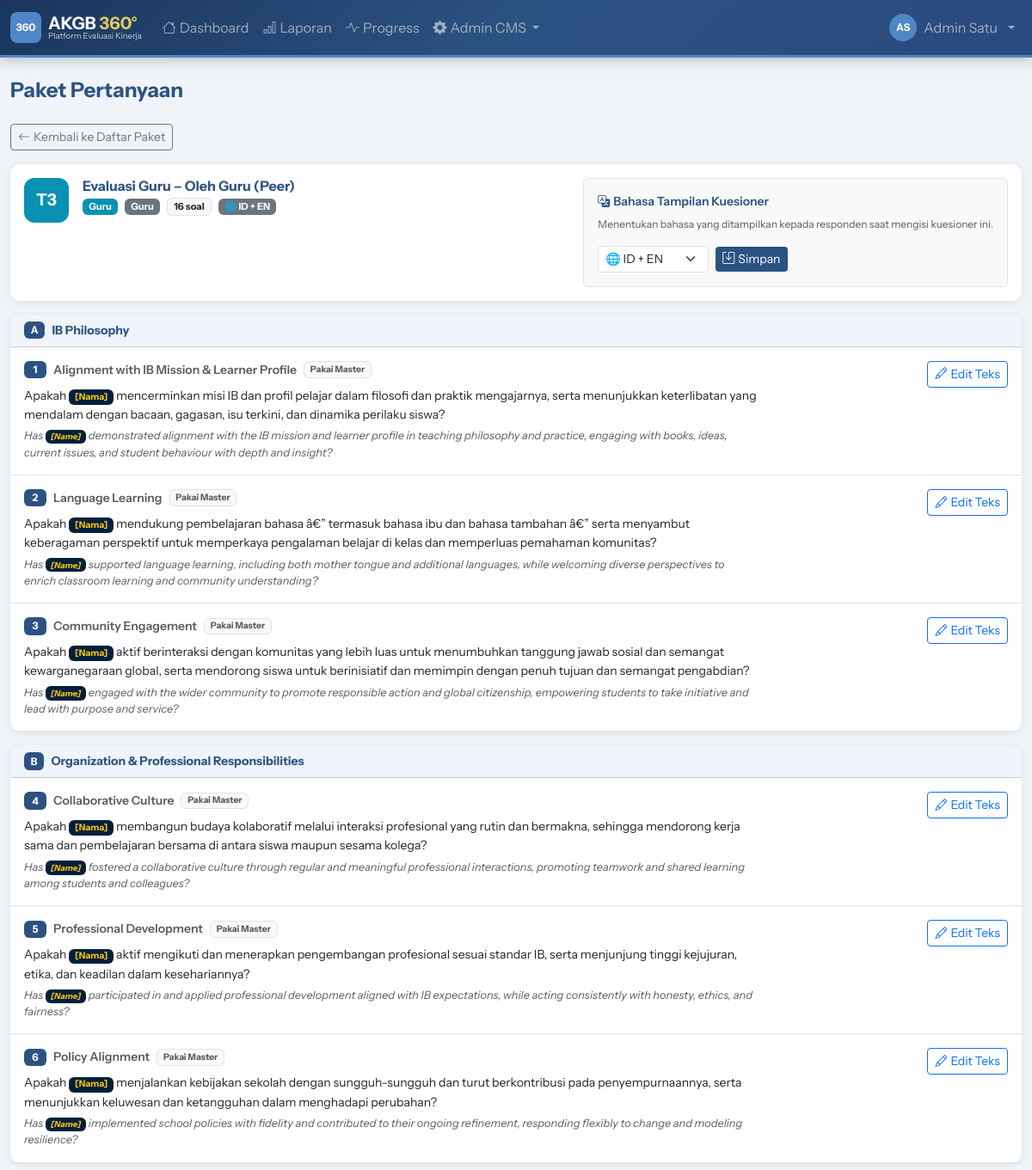
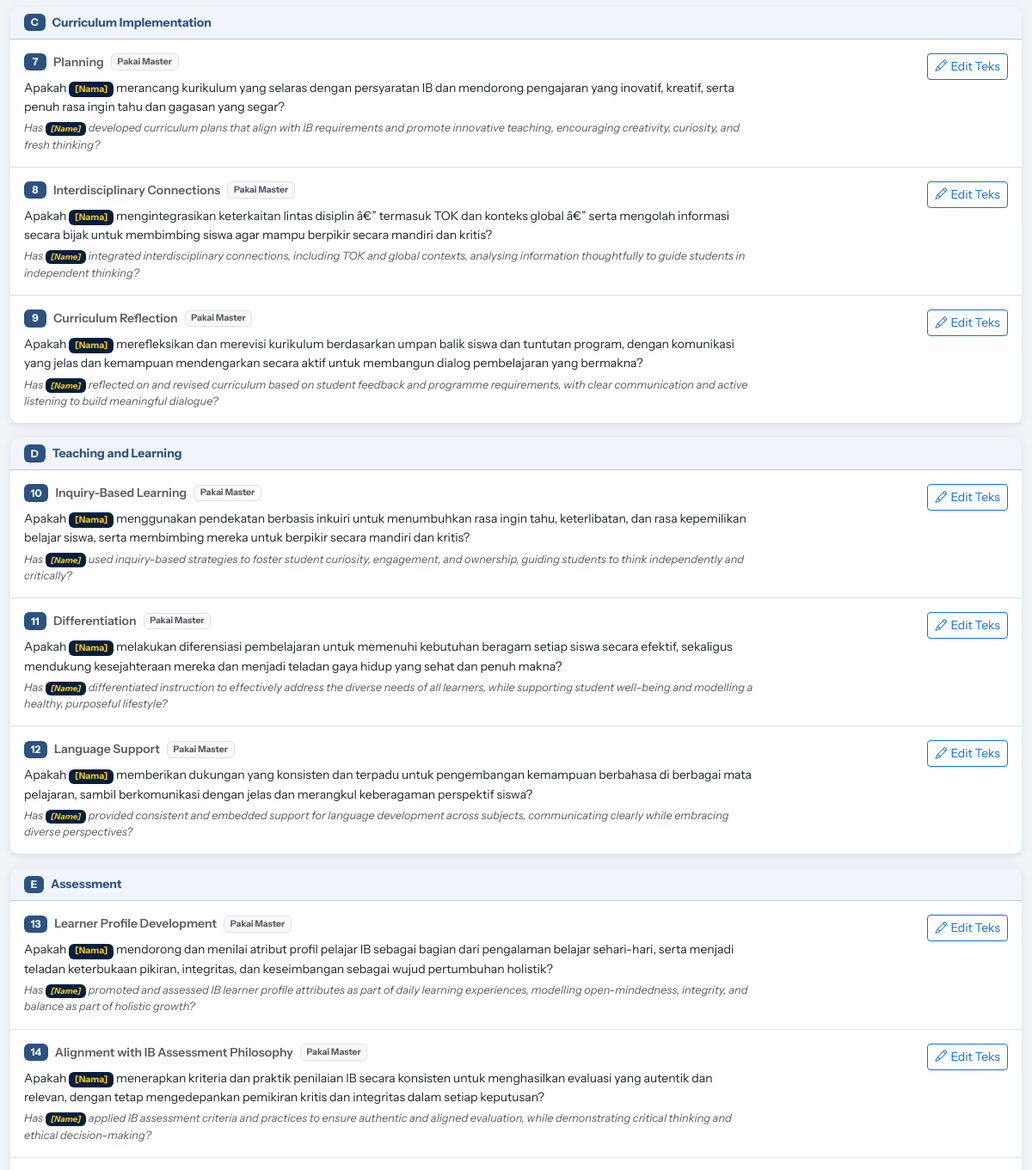
The page /demo/admin/questions_packages.php?pkg=9&et=teacher (signed in, upper part) on the database as committed earlier (2 pictures, top to bottom).
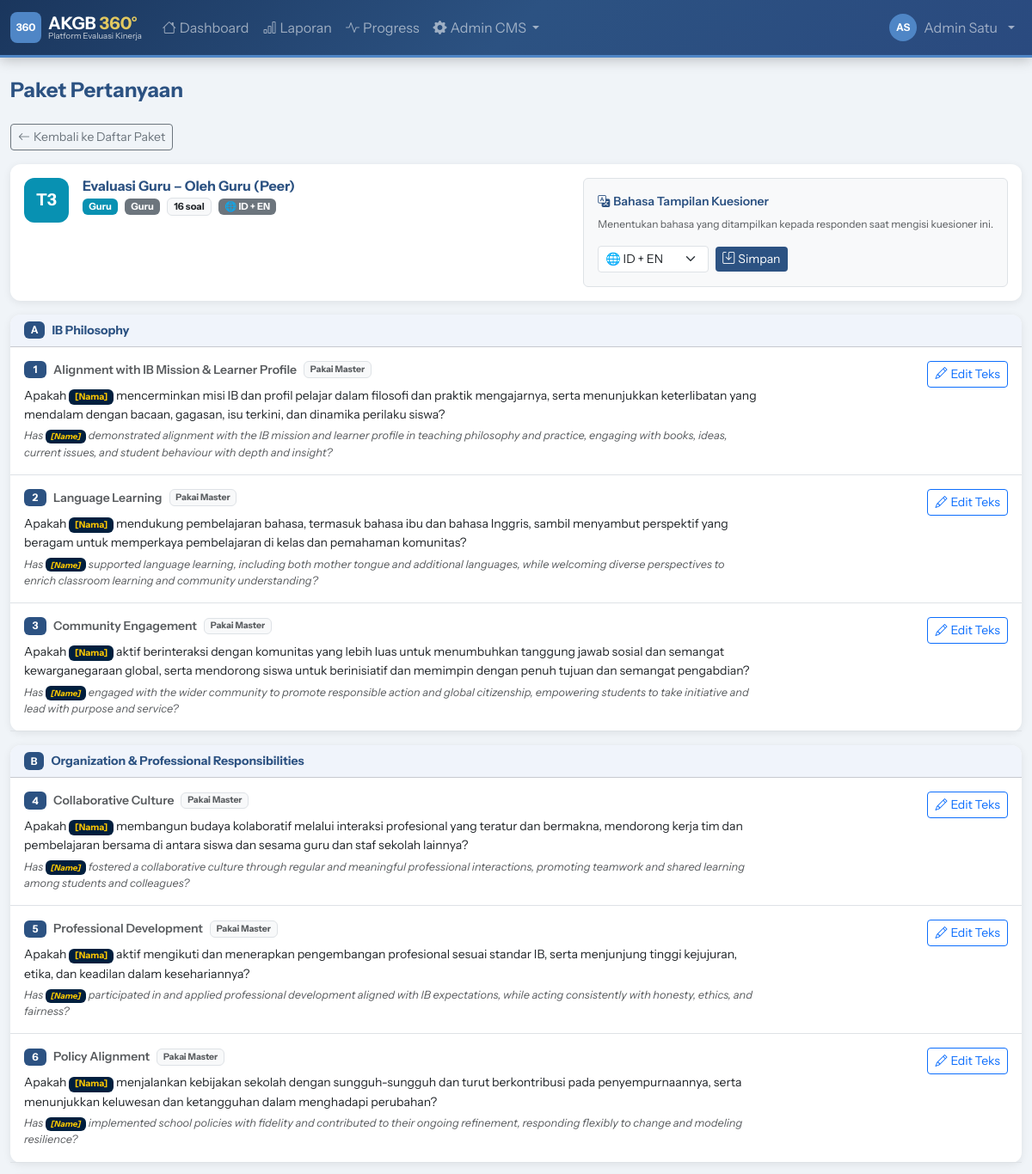
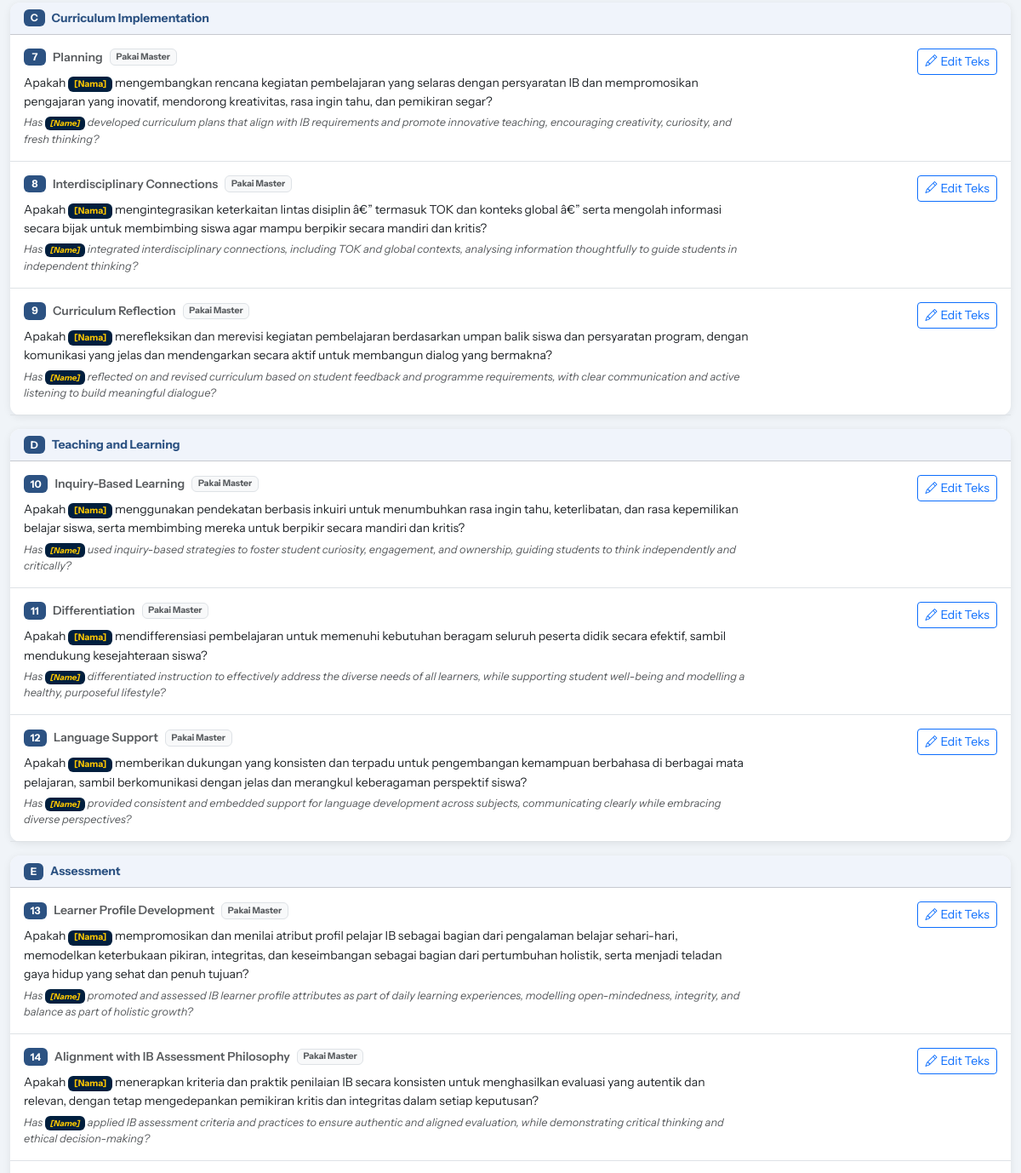
The same page on the database as committed later (2 pictures, top to bottom).
### tables this page shows
CREATE TABLE `package_questions` (
  `id` int NOT NULL AUTO_INCREMENT,
  `package_id` int NOT NULL,
  `question_id` int NOT NULL,
  `question_id_text_override` text COMMENT 'Override teks ID untuk paket ini (NULL = pakai master)',
  `question_en_text_override` text COMMENT 'Override teks EN untuk paket ini (NULL = pakai master)',
  `order_num` int DEFAULT '0',
  PRIMARY KEY (`id`),
  KEY `package_id` (`package_id`),
  KEY `question_id` (`question_id`),
  CONSTRAINT `package_questions_ibfk_1` FOREIGN KEY (`package_id`) REFERENCES `packages` (`id`) ON DELETE CASCADE,
  CONSTRAINT `package_questions_ibfk_2` FOREIGN KEY (`question_id`) REFERENCES `questions` (`id`)
);

CREATE TABLE `questions` (
  `id` int NOT NULL AUTO_INCREMENT,
  `standard_id` int NOT NULL,
  `question_id_text` text NOT NULL,
  `question_en_text` text NOT NULL,
  PRIMARY KEY (`id`),
  KEY `standard_id` (`standard_id`),
  CONSTRAINT `questions_ibfk_1` FOREIGN KEY (`standard_id`) REFERENCES `standards` (`id`)
);

CREATE TABLE `standards` (
  `id` int NOT NULL AUTO_INCREMENT,
  `domain_id` int NOT NULL,
  `name` varchar(250) NOT NULL,
  `description` text,
  `extended_description` text,
  `elaboration_id` text,
  `elaboration_en` text,
  `order_num` int DEFAULT '0',
  PRIMARY KEY (`id`),
  KEY `domain_id` (`domain_id`),
  CONSTRAINT `standards_ibfk_1` FOREIGN KEY (`domain_id`) REFERENCES `domains` (`id`)
);

### public_html/demo/includes/db.php (called while the page is built, shortened)
<?php
class Database {
    private static ?PDO $instance = null;
    public static function getInstance(): PDO {
        if (self::$instance === null) {
            $dsn = "mysql:host=" . DB_HOST . ";dbname=" . DB_NAME . ";charset=" . DB_CHARSET;
            $options = [
                PDO::ATTR_ERRMODE            => PDO::ERRMODE_EXCEPTION,
                PDO::ATTR_DEFAULT_FETCH_MODE => PDO::FETCH_ASSOC,
                PDO::ATTR_EMULATE_PREPARES   => false,
            ];
            try {
                self::$instance = new PDO($dsn, DB_USER, DB_PASS, $options);
            } catch (PDOException $e) {
                die(json_encode(['error' => 'Database connection failed: ' . $e->getMessage()]));
            }
        }
        return self::$instance;
    }
    public static function query(string $sql, array $params = []): PDOStatement {
        $stmt = self::getInstance()->prepare($sql);
        $stmt->execute($params);
        return $stmt;
    }
    public static function fetchAll(string $sql, array $params = []): array {
        return self::query($sql, $params)->fetchAll();
    }
    public static function fetchOne(string $sql, array $params = []): ?array {
        $row = self::query($sql, $params)->fetch();
        return $row ?: null;
    }
}

### public_html/demo/includes/functions.php (called while the page is built, shortened)
<?php
function h(string $s = ''): string {
    return htmlspecialchars($s, ENT_QUOTES, 'UTF-8');
}

### public_html/demo/admin/questions_packages.php (the view, shortened to what the changed rows need)
<?php
require_once __DIR__ . '/../includes/db.php';
require_once __DIR__ . '/../includes/functions.php';
require_once __DIR__ . '/../includes/layout.php';
$viewPkg  = (int)($_GET['pkg'] ?? 0);
$pkgDetail    = null;
$pkgQuestions = [];
if ($viewPkg) {
    $pkgDetail = Database::fetchOne("
        SELECT p.*, et.name as et_name, pw.weight
        FROM packages p
        JOIN eval_types et ON et.id = p.eval_type_id
        LEFT JOIN package_weights pw ON pw.package_id = p.id
        WHERE p.id = ?
    ", [$viewPkg]);
    if ($pkgDetail) {
        $rows = Database::fetchAll("
            SELECT
                pq.id as pq_id, pq.order_num,
                pq.question_id_text_override,
                pq.question_en_text_override,
                q.id as q_id,
                q.question_id_text as master_id,
                q.question_en_text as master_en,
                s.id as s_id, s.name as s_name,
                d.name as d_name, d.code as d_code
            FROM package_questions pq
            JOIN questions q ON pq.question_id = q.id
            JOIN standards s ON q.standard_id = s.id
            JOIN domains d ON s.domain_id = d.id
            WHERE pq.package_id = ?
            ORDER BY pq.order_num
        ", [$viewPkg]);
        $byDomain = [];
        foreach ($rows as $r) {
            $byDomain[$r['d_code']]['name']  = $r['d_name'];
            $byDomain[$r['d_code']]['code']  = $r['d_code'];
            $byDomain[$r['d_code']]['items'][] = $r;
        }
        $pkgQuestions = $byDomain;
    }
}
if ($viewPkg && $pkgDetail):
    $currentLang = $pkgDetail['question_lang'] ?? 'both';
?>
<?php $qNum = 0; foreach ($pkgQuestions as $dCode => $domain): ?>
<div class="card mb-3">
  <div class="card-header py-2 d-flex align-items-center gap-2" style="background:#f0f4fb">
    <span class="badge badge-navy"><?= h($domain['code']) ?></span>
    <strong class="text-navy small"><?= h($domain['name']) ?></strong>
  </div>
  <div class="card-body p-0">
    <?php foreach ($domain['items'] as $q):
      $qNum++;
      $activeId   = $q['question_id_text_override'] ?: $q['master_id'];
      $activeEn   = $q['question_en_text_override'] ?: $q['master_en'];
      $isOverride = !empty($q['question_id_text_override']);
    ?>
    <div class="border-bottom px-3 py-3">
      <div class="row align-items-start">
        <div class="col-md-9">
          <div class="d-flex align-items-center gap-2 mb-2">
            <span class="badge badge-navy" style="min-width:26px"><?= $qNum ?></span>
            <span class="small fw-semibold text-muted"><?= h($q['s_name']) ?></span>
            <?php if ($isOverride): ?>
            <span class="badge bg-warning text-dark" style="font-size:.65rem">Adaptasi Paket</span>
            <?php else: ?>
            <span class="badge bg-light text-muted border" style="font-size:.65rem">Pakai Master</span>
            <?php endif; ?>
          </div>
          <?php if (in_array($currentLang, ['both','id'])): ?>
          <p class="mb-1 small" style="line-height:1.6">
            <?= str_replace('[Nama]','<span class="badge" style="background:#001f3e;color:#ffc901">[Nama]</span>',h($activeId)) ?>
          </p>
          <?php endif; ?>
          <?php if (in_array($currentLang, ['both','en']) && $activeEn): ?>
          <p class="mb-0 text-muted" style="font-size:.8rem;font-style:italic">
            <?= str_replace('[Name]','<span class="badge" style="background:#001f3e;color:#ffc901">[Name]</span>',h($activeEn)) ?>
          </p>
          <?php endif; ?>
        </div>
        <div class="col-md-3 text-md-end mt-2 mt-md-0">
          <button class="btn btn-sm btn-outline-primary"
            data-bs-toggle="modal" data-bs-target="#editPQ<?= $q['pq_id'] ?>">
            <i class="bi bi-pencil me-1"></i>Edit Teks
          </button>
        </div>
      </div>
    </div>
    <?php endforeach; ?>
  </div>
</div>
<?php endforeach; ?>
<?php
endif; ?>

Rows that differ between the two databases and show on the page:
changed through a linked row, package_questions "Language Learning": question_id_text_override.question_id_text "Apakah [Nama] mendukung pembelajaran bahasa â€” termasuk bahasa ibu dan bahasa tambahan â€” serta menyambut keberagaman perspektif untuk memperkaya pengalaman belajar di kelas dan memperluas pemahaman komunitas?" → "Apakah [Nama] mendukung pembelajaran bahasa, termasuk bahasa ibu dan bahasa Inggris, sambil menyambut perspektif yang beragam untuk memperkaya pembelajaran di kelas dan pemahaman komunitas?"
changed through a linked row, package_questions "Collaborative Culture": question_id_text_override.question_id_text "…melalui interaksi profesional yang rutin dan bermakna, sehingga mendorong kerja sama dan pembelajaran bersama di antara siswa maupun sesama kolega?" → "…melalui interaksi profesional yang teratur dan bermakna, mendorong kerja tim dan pembelajaran bersama di antara siswa dan sesama guru dan staf sekolah lainnya?"
changed through a linked row, package_questions "Planning": question_id_text_override.question_id_text "Apakah [Nama] merancang kurikulum yang selaras dengan persyaratan IB dan mendorong pengajaran yang inovatif, kreatif, serta penuh rasa ingin tahu dan gagasan yang segar?" → "Apakah [Nama] mengembangkan rencana kegiatan pembelajaran yang selaras dengan persyaratan IB dan mempromosikan pengajaran yang inovatif, mendorong kreativitas, rasa ingin tahu, dan pemikiran segar?"
changed through a linked row, package_questions "Curriculum Reflection": question_id_text_override.question_id_text "…[Nama] merefleksikan dan merevisi kurikulum berdasarkan umpan balik siswa dan tuntutan program, dengan komunikasi yang jelas dan kemampuan mendengarkan secara aktif untuk membangun dialog pembelajaran yang bermakna?" → "…[Nama] merefleksikan dan merevisi kegiatan pembelajaran berdasarkan umpan balik siswa dan persyaratan program, dengan komunikasi yang jelas dan mendengarkan secara aktif untuk membangun dialog yang bermakna?"
changed through a linked row, package_questions "Differentiation": question_id_text_override.question_id_text "Apakah [Nama] melakukan diferensiasi pembelajaran untuk memenuhi kebutuhan beragam setiap siswa secara efektif, sekaligus mendukung kesejahteraan mereka dan menjadi teladan gaya hidup yang sehat dan penuh makna?" → "Apakah [Nama] mendifferensiasi pembelajaran untuk memenuhi kebutuhan beragam seluruh peserta didik secara efektif, sambil mendukung kesejahteraan siswa?"
changed through a linked row, package_questions "Learner Profile Development": question_id_text_override.question_id_text "Apakah [Nama] mendorong dan menilai atribut profil pelajar IB sebagai bagian dari pengalaman belajar sehari-hari, serta menjadi teladan keterbukaan pikiran, integritas, dan keseimbangan sebagai wujud pertumbuhan holistik?" → "Apakah [Nama] mempromosikan dan menilai atribut profil pelajar IB sebagai bagian dari pengalaman belajar sehari-hari, memodelkan keterbukaan pikiran, integritas, dan keseimbangan sebagai bagian dari pertumbuhan holistik, serta menjadi teladan gaya hidup yang sehat dan penuh tujuan?"
